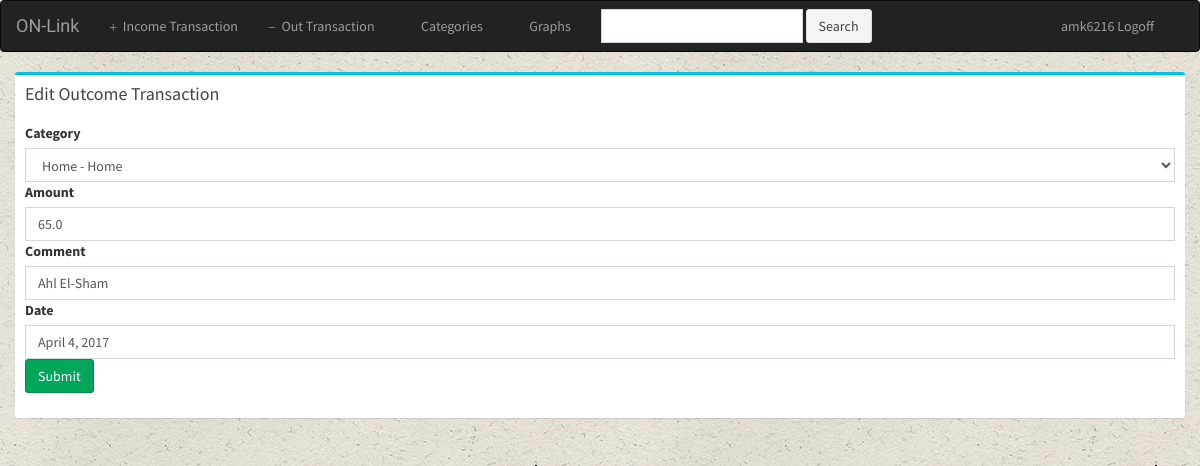
Screenshot of /basic/edit/outcome/233/ (signed in) with the database file from the repository.
### basic/models.py (models this page shows, shortened)
class OutTransaction(models.Model):
	user = models.ForeignKey(User,on_delete = models.CASCADE,default=1)
	sub_cat = models.ForeignKey(SubCategory, on_delete = models.CASCADE)
	amount = models.FloatField(default= 0 )
	comment = models.CharField(max_length = 256)
	date = models.DateField()

class SubCategory(models.Model):
	user = models.ForeignKey(User,on_delete = models.CASCADE,default = 1)
	parent = models.ForeignKey(Category, on_delete = models.CASCADE)
	name = models.CharField(max_length = 64)
	def __str__(self):
		return str(self.parent) + " - " +self.name

class Category(models.Model):
	user = models.ForeignKey(User,on_delete = models.CASCADE,default = 1)
	name = models.CharField(max_length = 64)
	def __str__(self):
		return self.name

### basic/views.py (the view)
# urls.py: url(r'^edit/outcome/(?P<trans_id>[0-9]+)/$',views.edit_outcome, name="edit_outcome"),
def edit_outcome(request,trans_id):
	if not request.user.is_authenticated():
		return render(request, 'basic/login.html')
	else:
		edit_outcome_form = OutTransactionForm(request.POST or None)
		all_SubCategories = SubCategory.objects.filter(user=request.user)
		current_trans = OutTransaction.objects.get(pk = trans_id,user=request.user)
		if edit_outcome_form.is_valid():
			outTrans = edit_outcome_form.save(commit=False)
			outTrans.user = request.user
			outTrans.save()
			context={}
			return render(request,'basic/home.html',context)
		context = {"all_SubCategories":all_SubCategories,"current_trans":current_trans}
		return render(request,'basic/edit_outcome.html',context)

### basic/templates/basic/edit_outcome.html (shortened to what this page needs)
{% extends 'basic/base.html' %}
{% block body %}
<div class="container container-fluid">
	<div class="row">
		<div class="box box-info">
			<div class="box-header">
				<h4 class="box-title">Edit Outcome Transaction</h4>
			</div>
			<div class="box-body">
			<form class="form-group" action="#" method="POST">
				<label class="form-label">Category</label>
				<select class="form-control" name="sub_cat">
					{% for x in all_SubCategories %}
						<option value="{{x.id}}" {% if x.id == current_trans.sub_cat.id %} selected="selected" {% endif %}>{{x}}</option>
					{% endfor %}
				</select>
				<label class="form-label">Amount</label>
				<input type="text" class="form-control" name="amount" value="{{current_trans.amount}}">
				<label class="form-label">Comment</label>
				<input type="text" name="comment" class="form-control" value="{{current_trans.comment}}">
				<label class="form-label">Date</label>
				<input type="text" name="date" class="form-control" value="{{current_trans.date}}">
				<button type="submit" value="Submit" class="btn btn-success">Submit</button>
			</form>
			</div>
		</div>
	</div>
</div>
{% endblock %}

### basic/templates/basic/base.html (shortened to what this page needs)
<html>
	<head>
		{% load staticfiles %}
		<link rel="stylesheet" type="text/css" href="{% static 'basic/style.css' %}">
		  <link rel="stylesheet" href="{% static 'basic/bootstrap/css/bootstrap.min.css' %}">
		  <link rel="stylesheet" href="https://cdnjs.cloudflare.com/ajax/libs/font-awesome/4.5.0/css/font-awesome.min.css">
		  <link rel="stylesheet" href="https://cdnjs.cloudflare.com/ajax/libs/ionicons/2.0.1/css/ionicons.min.css">
		  <link rel="stylesheet" href="{% static 'basic/plugins/datatables/dataTables.bootstrap.css' %}">
  		  <link rel="stylesheet" href="{% static 'basic/plugins/morris/morris.css' %}">
		  <link rel="stylesheet" href="{% static 'basic/dist/css/AdminLTE.min.css' %}">
		  <link rel="stylesheet" href="{% static 'basic/dist/css/skins/_all-skins.min.css' %}">
	</head>
	<body>
		<div class="navbar navbar-inverse">
			<div class="container-fluid">
				<div class="navbar-header">
					<a href="{% url 'basic:index' %}" class="navbar-brand">ON-Link</a>
				</div>
				<div class="navbar-collapse collapse" id="topNavBar">
					<ul class="nav navbar-nav">
						<li><a href="{% url 'basic:addincome' %}"><span class="glyphicon glyphicon-plus" aria-hidden="true"></span>&nbsp;  Income Transaction</a></li>
						<li><a href="{% url 'basic:addoutcome' %}"><span class="glyphicon glyphicon-minus" aria-hidden="true"></span>&nbsp;  Out Transaction</a></li>
						<li>
							<a href="{% url 'basic:category_index' %}">
								<span class="glyphicon glyphicon-th" aria-hidden="true"></span>&nbsp; Categories
							</a>
						</li>
						<li>
							<a href="{% url 'basic:graphs' %}">
								<span class="glyphicon glyphicon-stats" aria-hidden="true"></span>&nbsp; Graphs
							</a>
						</li>
					</ul>
					<form class="navbar-form navbar-left" role="search" method="get" action="#">
						<div class="form-group">
							<input type="text" class="form-control" name="q" value="">
						</div>
						<button type="submit" class="btn btn-default">Search</button>
					</form>
					<ul class="nav navbar-nav pull-right">
						<li><a href="{% url 'basic:logout_user' %}"><span class="glyphicon glyphicon-user" aria-hidder="true"></span>&nbsp;{{user}} Logoff </a></li>
					</ul>
				</div>
			</div>
		</div>
		{% block body %}
		{% endblock %}
	</body>
</html>

### basic/static/basic/style.css (style rules this page uses)
body { background: url("images/bg.jpg") ; }
.navbar { border-radius: 0; }
.navbar-brand { font-family: 'Satisfy',cursive; }

### rows the page displays
OutTransaction: sub_cat "Home - Home", amount "65.0", comment "Ahl El-Sham", date "April 4, 2017"

### other values shown
{{ user }} "amk6216"
